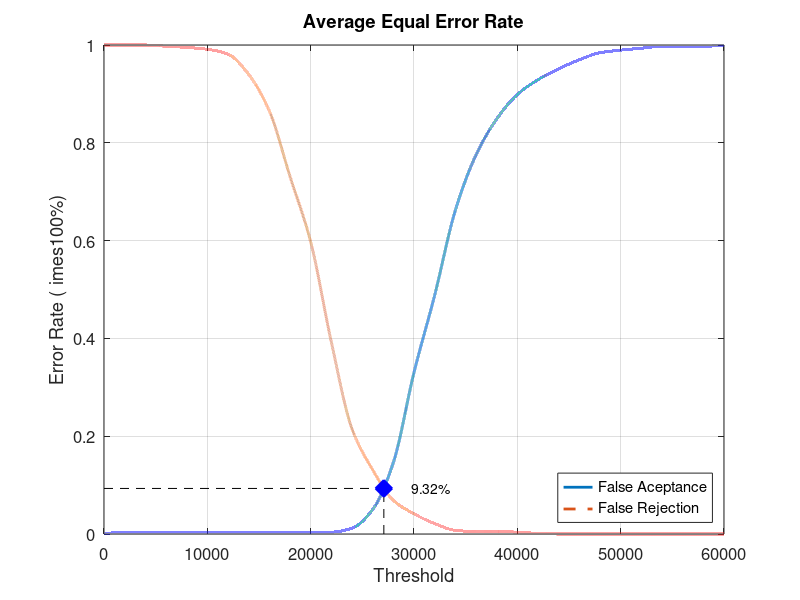
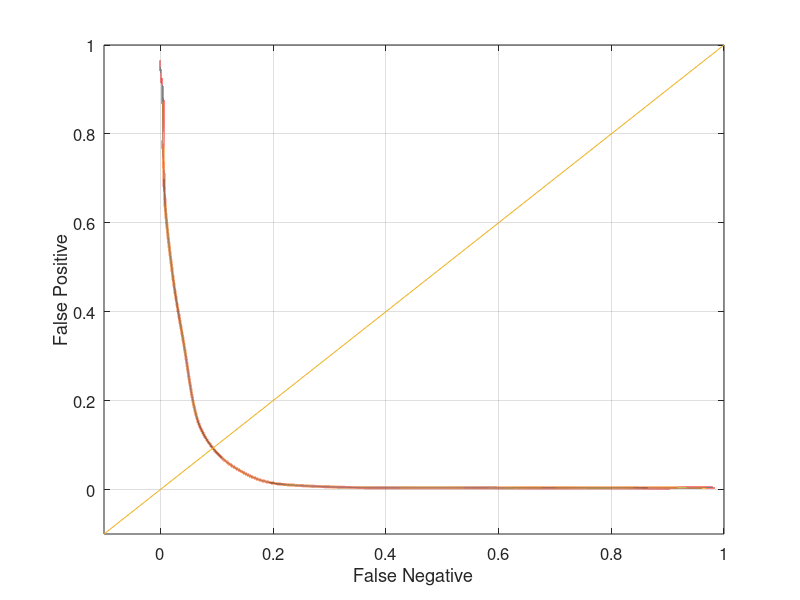

These figures' MATLAB source, in order:
close all;
clear;
clc;
x = 0:2000:60000;
xq = 0:0.5:60000;

y0 = [0 0.00394737 0.00394737 0.00394737 0.00394737 0.00394737 0.00394737 0.00394737 0.00394737 0.00394737 0.00394737 0.00394737 0.0118421 0.05 0.146053 0.330263 0.488158 0.661842 0.775 0.848684 0.898684 0.928947 0.951316 0.969737 0.98421 0.989474 0.993421 0.997368 0.997368 0.997368 1]
yy0 = interp1(x, y0, xq, 'pchip');
y1 = [1 1 1 0.9975 0.995 0.99125 0.98125 0.94 0.865 0.73125 0.5975 0.3925 0.215 0.13125 0.06875 0.04125 0.02125 0.0075 0.005 0.005 0.00375 0.00125 0 0 0 0 0 0 0 0 0]
yy1 = interp1(x, y1, xq, 'pchip');

% Calculating EER: 
y2 = abs(y0 - y1);
find(y2 == min(y2))
yy2 = abs(yy0 - yy1);
xEER = find(yy2 == min(yy2));
xEERIndex = xq(xEER) % X-axis EER
yEER = yy0(xEER) % Y-axis EER

main = figure
plot(xq, yy0,'-','LineWidth', 2);	hold on
plot(xq, yy1,'--','LineWidth', 2);	hold on
plot([xEERIndex xEERIndex], [0 yEER], 'k--');	hold on
plot([0 xEERIndex], [yEER yEER], 'k--');	hold on
plot(xEERIndex, yEER, 'bx', 'LineWidth', 10);	hold on
text(xEERIndex + 10 * xEERIndex / 100, yEER, [num2str(round((10000 * yEER)) / 100) '%'])
legend('False Aceptance', 'False Rejection', 'Location', 'SouthEast')
xlabel('Threshold')
ylabel('Error Rate (	imes100%)')
title('Average Equal Error Rate')
set(gca, 'FontSize', 12)
axis([0 60000 0 1])
grid on

print(main, 'Experiment4AverageMain', '-dpng');
FNRxFPR = figure('Color', [1 1 1]);
plot(yy1, yy0, '-', yy1, yy0, 'LineWidth', 2);
hold on
y = -0.1:0.1:1
plot(y, y); 
set(gca, 'FontSize', 12)
xlabel('False Negative')
ylabel('False Positive')
axis([-0.1 1 -0.1 1])
set(gca, 'FontSize', 12)
grid on

print(FNRxFPR, 'Experiment4AverageFNRxFPR','-dpng');
